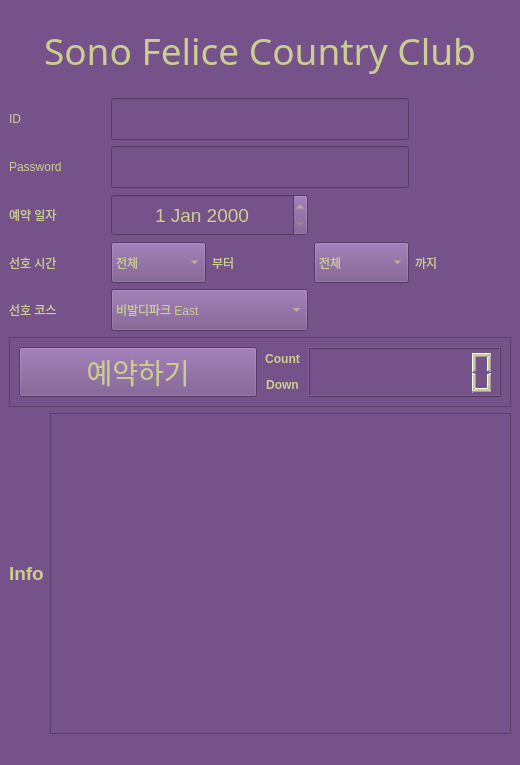
<?xml version="1.0" encoding="UTF-8"?>
<ui version="4.0">
 <class>SonoForm</class>
 <widget class="QMainWindow" name="SonoForm">
  <property name="windowModality">
   <enum>Qt::WindowModal</enum>
  </property>
  <property name="geometry">
   <rect>
    <x>0</x>
    <y>0</y>
    <width>520</width>
    <height>765</height>
   </rect>
  </property>
  <property name="windowTitle">
   <string>Sono Felice Country club</string>
  </property>
  <property name="styleSheet">
   <string notr="true">background-color: #76528B;
color:#CBCE91;</string>
  </property>
  <widget class="QWidget" name="centralwidget">
   <layout class="QVBoxLayout" name="verticalLayout_2">
    <item>
     <layout class="QVBoxLayout" name="verticalLayout" stretch="5,0,5">
      <item>
       <layout class="QGridLayout" name="gridLayout" rowstretch="2,1,1,1,1,1">
        <item row="3" column="0">
         <widget class="QLabel" name="label_3">
          <property name="sizePolicy">
           <sizepolicy hsizetype="Expanding" vsizetype="Expanding">
            <horstretch>0</horstretch>
            <verstretch>0</verstretch>
           </sizepolicy>
          </property>
          <property name="text">
           <string>예약 일자</string>
          </property>
         </widget>
        </item>
        <item row="4" column="0">
         <widget class="QLabel" name="label_4">
          <property name="sizePolicy">
           <sizepolicy hsizetype="Expanding" vsizetype="Expanding">
            <horstretch>0</horstretch>
            <verstretch>0</verstretch>
           </sizepolicy>
          </property>
          <property name="text">
           <string>선호 시간</string>
          </property>
         </widget>
        </item>
        <item row="2" column="0">
         <widget class="QLabel" name="label_5">
          <property name="sizePolicy">
           <sizepolicy hsizetype="Expanding" vsizetype="Expanding">
            <horstretch>0</horstretch>
            <verstretch>0</verstretch>
           </sizepolicy>
          </property>
          <property name="text">
           <string>Password</string>
          </property>
         </widget>
        </item>
        <item row="0" column="0" colspan="5">
         <widget class="QLabel" name="label">
          <property name="sizePolicy">
           <sizepolicy hsizetype="Expanding" vsizetype="Expanding">
            <horstretch>0</horstretch>
            <verstretch>0</verstretch>
           </sizepolicy>
          </property>
          <property name="font">
           <font>
            <family>Old English Text MT</family>
            <pointsize>28</pointsize>
           </font>
          </property>
          <property name="text">
           <string>Sono Felice Country Club</string>
          </property>
          <property name="alignment">
           <set>Qt::AlignCenter</set>
          </property>
          <property name="wordWrap">
           <bool>true</bool>
          </property>
         </widget>
        </item>
        <item row="3" column="1" colspan="2">
         <widget class="QDateEdit" name="idate">
          <property name="sizePolicy">
           <sizepolicy hsizetype="Expanding" vsizetype="Expanding">
            <horstretch>0</horstretch>
            <verstretch>0</verstretch>
           </sizepolicy>
          </property>
          <property name="font">
           <font>
            <pointsize>14</pointsize>
           </font>
          </property>
          <property name="alignment">
           <set>Qt::AlignCenter</set>
          </property>
         </widget>
        </item>
        <item row="2" column="1" colspan="3">
         <widget class="QLineEdit" name="ipassword">
          <property name="sizePolicy">
           <sizepolicy hsizetype="Expanding" vsizetype="Expanding">
            <horstretch>0</horstretch>
            <verstretch>0</verstretch>
           </sizepolicy>
          </property>
          <property name="echoMode">
           <enum>QLineEdit::Password</enum>
          </property>
         </widget>
        </item>
        <item row="4" column="4">
         <widget class="QLabel" name="label_10">
          <property name="sizePolicy">
           <sizepolicy hsizetype="Expanding" vsizetype="Expanding">
            <horstretch>0</horstretch>
            <verstretch>0</verstretch>
           </sizepolicy>
          </property>
          <property name="text">
           <string>까지</string>
          </property>
         </widget>
        </item>
        <item row="4" column="3">
         <widget class="QComboBox" name="ito_time">
          <property name="sizePolicy">
           <sizepolicy hsizetype="Expanding" vsizetype="Expanding">
            <horstretch>0</horstretch>
            <verstretch>0</verstretch>
           </sizepolicy>
          </property>
          <item>
           <property name="text">
            <string>전체</string>
           </property>
          </item>
          <item>
           <property name="text">
            <string>5시</string>
           </property>
          </item>
          <item>
           <property name="text">
            <string>6시</string>
           </property>
          </item>
          <item>
           <property name="text">
            <string>7시</string>
           </property>
          </item>
          <item>
           <property name="text">
            <string>8시</string>
           </property>
          </item>
          <item>
           <property name="text">
            <string>9시</string>
           </property>
          </item>
          <item>
           <property name="text">
            <string>10시</string>
           </property>
          </item>
          <item>
           <property name="text">
            <string>11시</string>
           </property>
          </item>
          <item>
           <property name="text">
            <string>12시</string>
           </property>
          </item>
          <item>
           <property name="text">
            <string>13시</string>
           </property>
          </item>
          <item>
           <property name="text">
            <string>14시</string>
           </property>
          </item>
          <item>
           <property name="text">
            <string>15시</string>
           </property>
          </item>
          <item>
           <property name="text">
            <string>16시</string>
           </property>
          </item>
          <item>
           <property name="text">
            <string>17시</string>
           </property>
          </item>
          <item>
           <property name="text">
            <string>18시</string>
           </property>
          </item>
          <item>
           <property name="text">
            <string>19시</string>
           </property>
          </item>
         </widget>
        </item>
        <item row="4" column="1">
         <widget class="QComboBox" name="ifm_time">
          <property name="sizePolicy">
           <sizepolicy hsizetype="Expanding" vsizetype="Expanding">
            <horstretch>0</horstretch>
            <verstretch>0</verstretch>
           </sizepolicy>
          </property>
          <item>
           <property name="text">
            <string>전체</string>
           </property>
          </item>
          <item>
           <property name="text">
            <string>5시</string>
           </property>
          </item>
          <item>
           <property name="text">
            <string>6시</string>
           </property>
          </item>
          <item>
           <property name="text">
            <string>7시</string>
           </property>
          </item>
          <item>
           <property name="text">
            <string>8시</string>
           </property>
          </item>
          <item>
           <property name="text">
            <string>9시</string>
           </property>
          </item>
          <item>
           <property name="text">
            <string>10시</string>
           </property>
          </item>
          <item>
           <property name="text">
            <string>11시</string>
           </property>
          </item>
          <item>
           <property name="text">
            <string>12시</string>
           </property>
          </item>
          <item>
           <property name="text">
            <string>13시</string>
           </property>
          </item>
          <item>
           <property name="text">
            <string>14시</string>
           </property>
          </item>
          <item>
           <property name="text">
            <string>15시</string>
           </property>
          </item>
          <item>
           <property name="text">
            <string>16시</string>
           </property>
          </item>
          <item>
           <property name="text">
            <string>17시</string>
           </property>
          </item>
          <item>
           <property name="text">
            <string>18시</string>
           </property>
          </item>
          <item>
           <property name="text">
            <string>19시</string>
           </property>
          </item>
         </widget>
        </item>
        <item row="1" column="0">
         <widget class="QLabel" name="label_2">
          <property name="sizePolicy">
           <sizepolicy hsizetype="Expanding" vsizetype="Expanding">
            <horstretch>0</horstretch>
            <verstretch>0</verstretch>
           </sizepolicy>
          </property>
          <property name="text">
           <string>ID</string>
          </property>
         </widget>
        </item>
        <item row="1" column="1" colspan="3">
         <widget class="QLineEdit" name="iid">
          <property name="sizePolicy">
           <sizepolicy hsizetype="Expanding" vsizetype="Expanding">
            <horstretch>0</horstretch>
            <verstretch>0</verstretch>
           </sizepolicy>
          </property>
         </widget>
        </item>
        <item row="5" column="0">
         <widget class="QLabel" name="label_6">
          <property name="sizePolicy">
           <sizepolicy hsizetype="Expanding" vsizetype="Expanding">
            <horstretch>0</horstretch>
            <verstretch>0</verstretch>
           </sizepolicy>
          </property>
          <property name="text">
           <string>선호 코스</string>
          </property>
         </widget>
        </item>
        <item row="4" column="2">
         <widget class="QLabel" name="label_7">
          <property name="sizePolicy">
           <sizepolicy hsizetype="Expanding" vsizetype="Expanding">
            <horstretch>0</horstretch>
            <verstretch>0</verstretch>
           </sizepolicy>
          </property>
          <property name="text">
           <string>부터</string>
          </property>
         </widget>
        </item>
        <item row="5" column="1" colspan="2">
         <widget class="QComboBox" name="icourse">
          <property name="sizePolicy">
           <sizepolicy hsizetype="Expanding" vsizetype="Expanding">
            <horstretch>0</horstretch>
            <verstretch>0</verstretch>
           </sizepolicy>
          </property>
          <item>
           <property name="text">
            <string>비발디파크 East</string>
           </property>
          </item>
          <item>
           <property name="text">
            <string>비발디파크 West</string>
           </property>
          </item>
          <item>
           <property name="text">
            <string>델피노</string>
           </property>
          </item>
          <item>
           <property name="text">
            <string>비발디파크 Mountain</string>
           </property>
          </item>
         </widget>
        </item>
       </layout>
      </item>
      <item>
       <widget class="QFrame" name="frame">
        <property name="sizePolicy">
         <sizepolicy hsizetype="Expanding" vsizetype="Expanding">
          <horstretch>0</horstretch>
          <verstretch>0</verstretch>
         </sizepolicy>
        </property>
        <property name="frameShape">
         <enum>QFrame::StyledPanel</enum>
        </property>
        <property name="frameShadow">
         <enum>QFrame::Raised</enum>
        </property>
        <layout class="QHBoxLayout" name="horizontalLayout_3">
         <item>
          <widget class="QPushButton" name="iproc">
           <property name="sizePolicy">
            <sizepolicy hsizetype="Expanding" vsizetype="Expanding">
             <horstretch>0</horstretch>
             <verstretch>0</verstretch>
            </sizepolicy>
           </property>
           <property name="font">
            <font>
             <pointsize>21</pointsize>
            </font>
           </property>
           <property name="text">
            <string>예약하기</string>
           </property>
          </widget>
         </item>
         <item>
          <layout class="QHBoxLayout" name="horizontalLayout" stretch="1,5">
           <item>
            <widget class="QLabel" name="label_8">
             <property name="sizePolicy">
              <sizepolicy hsizetype="Expanding" vsizetype="Expanding">
               <horstretch>0</horstretch>
               <verstretch>0</verstretch>
              </sizepolicy>
             </property>
             <property name="text">
              <string>&lt;html&gt;&lt;head/&gt;&lt;body&gt;&lt;p align=&quot;center&quot;&gt;&lt;span style=&quot; font-weight:700;&quot;&gt;Count&lt;/span&gt;&lt;/p&gt;&lt;p align=&quot;center&quot;&gt;&lt;span style=&quot; font-weight:700;&quot;&gt;Down&lt;/span&gt;&lt;/p&gt;&lt;/body&gt;&lt;/html&gt;</string>
             </property>
            </widget>
           </item>
           <item>
            <widget class="QLCDNumber" name="ilcdNumber">
             <property name="sizePolicy">
              <sizepolicy hsizetype="Expanding" vsizetype="Expanding">
               <horstretch>0</horstretch>
               <verstretch>0</verstretch>
              </sizepolicy>
             </property>
             <property name="digitCount">
              <number>8</number>
             </property>
            </widget>
           </item>
          </layout>
         </item>
        </layout>
       </widget>
      </item>
      <item>
       <layout class="QHBoxLayout" name="horizontalLayout_2">
        <item>
         <widget class="QLabel" name="label_9">
          <property name="text">
           <string>&lt;html&gt;&lt;head/&gt;&lt;body&gt;&lt;p&gt;&lt;span style=&quot; font-size:14pt; font-weight:700;&quot;&gt;Info&lt;/span&gt;&lt;/p&gt;&lt;/body&gt;&lt;/html&gt;</string>
          </property>
         </widget>
        </item>
        <item>
         <widget class="QTextBrowser" name="iresult"/>
        </item>
       </layout>
      </item>
     </layout>
    </item>
   </layout>
  </widget>
  <widget class="QMenuBar" name="menubar">
   <property name="geometry">
    <rect>
     <x>0</x>
     <y>0</y>
     <width>520</width>
     <height>26</height>
    </rect>
   </property>
  </widget>
  <widget class="QStatusBar" name="statusbar"/>
 </widget>
 <tabstops>
  <tabstop>iid</tabstop>
  <tabstop>ipassword</tabstop>
  <tabstop>idate</tabstop>
  <tabstop>ifm_time</tabstop>
  <tabstop>ito_time</tabstop>
  <tabstop>icourse</tabstop>
  <tabstop>iresult</tabstop>
  <tabstop>iproc</tabstop>
 </tabstops>
 <resources/>
 <connections/>
</ui>
